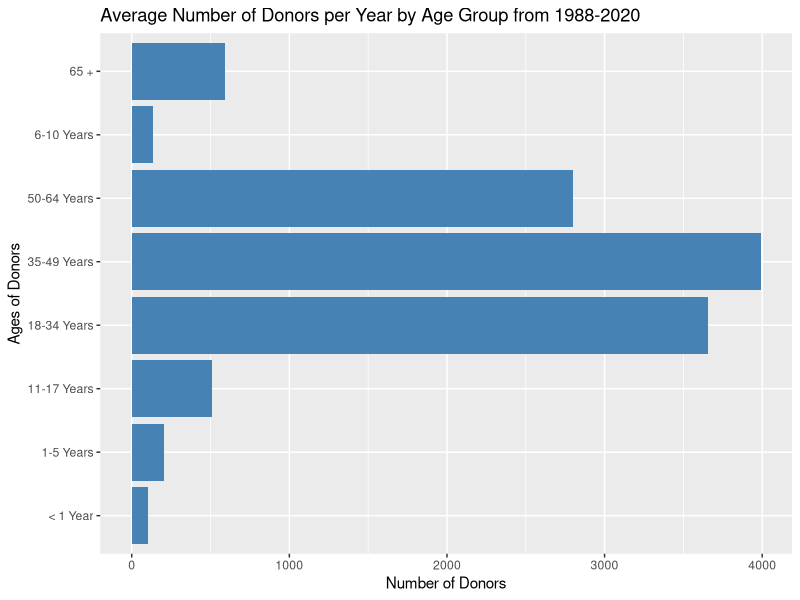

The R script that drew this image:
library(dplyr)
library(ggplot2)
library(magrittr)
install.packages("ggplot2")
install.packages("dplyr")
install.packages("magrittr")

#populating 1st column
living_vs_deceased <- read.csv(file = 'donordata.csv')
living_vs_deceased$X[2] = "All Donor Types"
living_vs_deceased$X[3] = "All Donor Types"
living_vs_deceased$X[4] = "All Donor Types"
living_vs_deceased$X[5] = "All Donor Types"
living_vs_deceased$X[6] = "All Donor Types"
living_vs_deceased$X[7] = "All Donor Types"
living_vs_deceased$X[8] = "All Donor Types"
living_vs_deceased$X[9] = "All Donor Types"

#renaming columns
living_vs_deceased <- living_vs_deceased %>% 
  rename(
    Donors = X,
    Ages = X.1,
  )

#removing commas and turning values into doubles
living_vs_deceased$To.Date <- as.numeric(gsub(",","",living_vs_deceased$To.Date))
living_vs_deceased$To.Date <-  as.double(as.character(living_vs_deceased$To.Date))


#filtering mean data
mean_infant <- living_vs_deceased %>%
  filter(Donors== ("All Donor Types"),
         (Ages== "< 1 Year"))%>%
          mutate(To.Date = round(To.Date / 33),2)%>%
  select(Ages, To.Date)

mean_toddler <- living_vs_deceased %>%
  filter(Donors== ("All Donor Types"),
         (Ages== "1-5 Years"))%>%
  mutate(To.Date = round(To.Date / 33),2)%>%
  select(Ages, To.Date)

mean_child <- living_vs_deceased %>%
  filter(Donors== ("All Donor Types"),
         (Ages== "6-10 Years"))%>%
  mutate(To.Date = round(To.Date / 33),2)%>%
  select(Ages, To.Date)

mean_teen <- living_vs_deceased %>%
  filter(Donors== ("All Donor Types"),
         (Ages== "11-17 Years"))%>%
  mutate(To.Date = round(To.Date / 33),2)%>%
  select(Ages, To.Date)

mean_y_adult <- living_vs_deceased %>%
  filter(Donors== ("All Donor Types"),
         (Ages== "18-34 Years"))%>%
  mutate(To.Date = round(To.Date / 33),2)%>%
  select(Ages, To.Date)

mean_o_aldut <- living_vs_deceased %>%
  filter(Donors== ("All Donor Types"),
         (Ages== "35-49 Years"))%>%
  mutate(To.Date = round(To.Date / 33),2)%>%
  select(Ages, To.Date)

mean_midlife <- living_vs_deceased %>%
  filter(Donors== ("All Donor Types"),
         (Ages== "50-64 Years"))%>%
  mutate(To.Date = round(To.Date / 33),2)%>%
  select(Ages, To.Date)

mean_elderly <- living_vs_deceased %>%
  filter(Donors== ("All Donor Types"),
         (Ages== "65 +"))%>%
  mutate(To.Date = round(To.Date / 33),2)%>%
  select(Ages, To.Date)

#combining filtered data into new dataframe
mean_ages <- rbind( mean_infant,mean_toddler,mean_child,mean_teen,mean_y_adult,mean_o_aldut,
               mean_midlife,mean_elderly)

#ploting mean data
mean_ages_plot <- ggplot(data=mean_ages, aes(x=Ages, y=To.Date)) + 
  xlab("Ages of Donors") + ylab("Number of Donors") + 
  ggtitle("Average Number of Donors per Year by Age Group from 1988-2020") +
  geom_bar(stat="identity", fill="steelblue") + coord_flip()

















